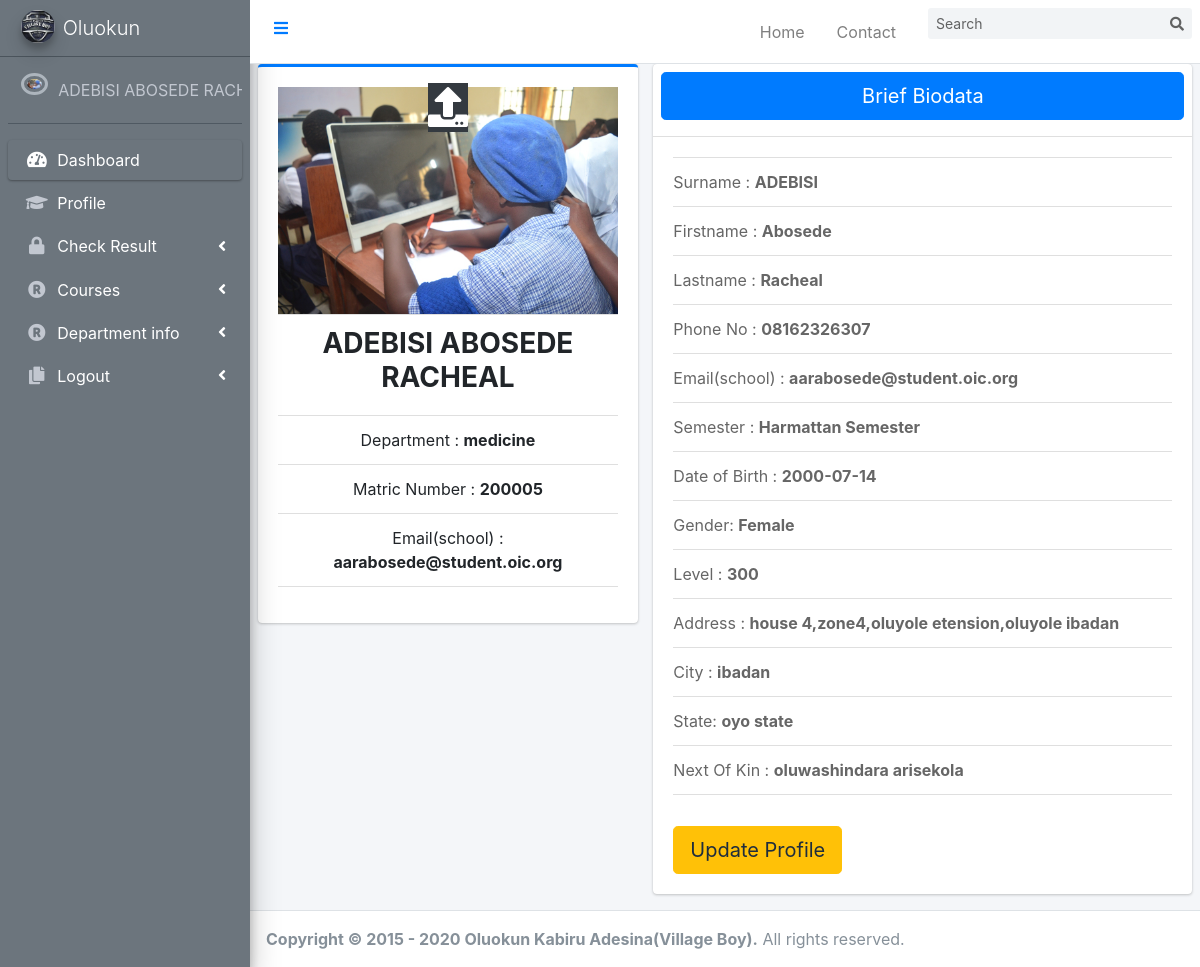
Page /student/studentUpdateProfile.php (signed in) on the committed database.
### tables this page shows
CREATE TABLE `student` (
  `id` int(6) NOT NULL,
  `SurName` varchar(30) NOT NULL,
  `FirstName` varchar(30) NOT NULL,
  `LastName` varchar(30) NOT NULL,
  `email` varchar(30) NOT NULL,
  `Phone_Number` varchar(50) NOT NULL,
  `password` varchar(50) NOT NULL,
  `Level` varchar(50) NOT NULL,
  `matricNo` varchar(10) NOT NULL,
  `CurrentSemester` varchar(30) NOT NULL,
  `Department` varchar(255) NOT NULL,
  `Faculty` varchar(50) NOT NULL,
  `state` varchar(50) NOT NULL,
  `city` varchar(50) NOT NULL,
  `Address` varchar(50) NOT NULL,
  `dob` varchar(50) NOT NULL,
  `gender` varchar(50) NOT NULL,
  `profilePicture` text NOT NULL,
  `NextOfKin` varchar(100) NOT NULL,
  `CGPA` varchar(5) NOT NULL,
  `class` varchar(50) NOT NULL,
  `StudentId` varchar(50) NOT NULL,
  `reg_date` timestamp NOT NULL DEFAULT current_timestamp() ON UPDATE current_timestamp()
);

### student/studentUpdateProfile.php (the view, shortened to what this page needs)
<?php
     if(isset($_SESSION['studentLogin'])){
    include('header.php');
    include("../includes/connection.php");
    $user =$_SESSION['studentLogin'];
    $stmt = "SELECT* FROM student WHERE email = '$user'|| Phone_Number = '$user'|| matricNo = '$user'";
    $qe = mysqli_query($conn, $stmt);
    $student = mysqli_fetch_array($qe);
    $name = htmlentities(strtoupper( $student['SurName']." ".$student['FirstName']." ".$student['LastName']));
    ?>
<!DOCTYPE html>
<html lang="en">
<head>
    <link rel="stylesheet" href=>
</head>
<?php
    include('sidebar.php');
    ?>
<body>
<div class="content-wrapper">
<div class="container-fluid">
        <div class="row">
          <div class="col-md-5">
            <div class="card card-primary card-outline">
              <div class="card-body box-profile">
                <div class="text-center">
                  <img class="img-fluid card-img"
                       src="<?php
                        if(!empty($student['profilePicture'])){
                            echo htmlentities($student['profilePicture']);
                        }else{
                            echo "../image/login.png";
                        }
                       ?>"
                       alt="User profile picture">
                       <div class="carousel-caption card-img-overlay">
                        <a href="#profilePicture"  data-toggle="modal"><span style="font-size: 40px;" class="bg-dark text-light"><i class="fa fa-upload"></i></span></a>
                    </div>
                    <ul class="list-group list-group-unbordered mb-3">
                    <li class="list-group-item"><h3><b><?php echo $name ?></b></h3></li>
                    <li class="list-group-item">Department : <b><?php
                        if(!empty($student['Department'])){
                            echo htmlentities($student['Department']);
                        }else{
                            echo "<span style ='color:red'>Not Yet Set</span>";
                        }
                       ?></b></li>
                       <li class="list-group-item">Matric Number : <b><?php
                        if(!empty($student['matricNo'])){
                            echo htmlentities($student['matricNo']);
                        }else{
                            echo "<span style ='color:red'>Not Yet Set</span>";
                        }
                       ?></b></li>
                    <li class="list-group-item">Email(school) : <b><?php echo ($student['email'])?></b></li>
                    </ul>
                </div>
              </div>
            </div>
        </div>
          <div class="col-md-7">
            <div class="card">
              <div class="card-header p-2">
                  <h1 class="text-center btn btn-primary btn-lg btn-block"> Brief Biodata</h1>
              </div>
              <div class="card-body">
                <div class="tab-content">
                  <div class="active tab-pane" id="activity">
                    <div class="post">
                      <div class="user-block">
                          <ul class="list-group list-group-unbordered mb-3">
                          <li class="list-group-item">Surname : <b><?php echo strtoupper($student['SurName'])?></b></li>
                          <li class="list-group-item">Firstname : <b><?php echo ucfirst ($student['FirstName'])?></b></li>
                          <li class="list-group-item">Lastname : <b><?php echo ucfirst($student['LastName'])?></b></li>
                          <li class="list-group-item">Phone No : <b><?php echo ($student['Phone_Number'])?></b></li>
                          <li class="list-group-item">Email(school) : <b><?php echo ($student['email'])?></b></li>
                          <li class="list-group-item">Semester : <b><?php
                        if(!empty($student['CurrentSemester'])){
                            echo htmlentities($student['CurrentSemester']);
                        }else{
                            echo "<span style ='color:red'>Not Yet Set</span>";
                        }
                       ?></b></li>
                          <li class="list-group-item">Date of Birth : <b><?php
                        if(!empty($student['dob'])){
                            echo htmlentities($student['dob']);
                        }else{
                            echo "<span style ='color:red'>Not Yet Set</span>";
                        }
                       ?></b></li>
                       <li class="list-group-item">Gender: <b><?php
                        if(!empty($student['gender'])){
                            echo htmlentities($student['gender']);
                        }else{
                            echo "<span style ='color:red'>Not Yet Set</span>";
                        }
                       ?></b></li>
                          <li class="list-group-item">Level : <b><?php
                        if(!empty($student['Level'])){
                            echo htmlentities($student['Level']);
                        }else{
                            echo "<span style ='color:red'>Not Yet Set</span>";
                        }
                       ?></b></li>
                          <li class="list-group-item">Address : <b><?php
                        if(!empty($student['Address'])){
                            echo htmlentities($student['Address']);
                        }else{
                            echo "<span style ='color:red'>Not Yet Set</span>";
                        }
                       ?></b></li>
                          <li class="list-group-item">City : <b><?php
                        if(!empty($student['city'])){
                            echo htmlentities($student['city']);
                        }else{
                            echo "<span style ='color:red'>Not Yet Set</span>";
                        }
                       ?></b></li>
                          <li class="list-group-item">State: <b><?php
                        if(!empty($student['state'])){
                            echo htmlentities($student['state']);
                        }else{
                            echo "<span style ='color:red'>Not Yet Set</span>";
                        }
                       ?></b></li>
                          <li class="list-group-item">Next Of Kin : <b><?php
                        if(!empty($student['NextOfKin'])){
                            echo htmlentities($student['NextOfKin']);
                        }else{
                            echo "<span style ='color:red'>Not Yet Set</span>";
                        }
                       ?></b></li>
                          </ul>
                      </div>
                      <a href="#profiledetails" class="text-center btn btn-warning btn-lg" data-toggle="modal"> <span>Update Profile</span></a>
                   </div>
                  </div>
                </div>
              </div>
            </div>
          </div>
        </div>
      </div>
    </div>
<?php include('footer.php'); ?>
</body>
</html>
<?php
    }
    else{
        header('location:../index.php');
    }
    ?>

### student/sidebar.php (shortened to what this page needs)
<?php
  if(isset($_SESSION['studentLogin'])){
    include("../includes/connection.php");
    $user =$_SESSION['studentLogin'];
    $stmt = "SELECT* FROM student WHERE email = '$user'|| Phone_Number = '$user'";
    $qe = mysqli_query($conn, $stmt);
    $students = mysqli_fetch_array($qe);
    $names = htmlentities(strtoupper( $students['SurName']." ".$students['FirstName']." ".$students['LastName']));
?>
<aside class="main-sidebar sidebar-dark-secondary elevation-4 bg-secondary" style="position:fixed; top: 0px; left: 0px; z-index: 1;">
    <a href="../index.php" class="brand-link">
      <img src="../image/village boy logo.jpg" alt="Logo" class="brand-image img-circle elevation-3"
           style="opacity: .8">
      <span class="brand-text font-weight-light">Oluokun</span>
    </a>
    <div class="sidebar">
      <div class="user-panel mt-3 pb-3 mb-3 d-flex">
        <div class="image">
        <img class="profile-user-img img-fluid img-circle"
                       src="<?php
                        if(!empty($student['profilePicture'])){
                            echo htmlentities($student['profilePicture']);
                        }else{
                            echo "<span style ='color:red'>Not Yet Set</span>";
                        }
                       ?>"
                       alt="User profile picture">                    </div>
        <div class="info">
          <a href="index.php" class="d-block"><?php echo $names;?> </a>
        </div>
      </div>
      <nav class="mt-2">
        <ul class="nav nav-pills nav-sidebar flex-column" data-widget="treeview" role="menu" data-accordion="false">
          <li class="nav-item has-treeview menu-open">
            <a href="index.php" class="nav-link active">
              <i class="nav-icon fas fa-tachometer-alt"></i>
              <p>
                Dashboard
              </p>
            </a>
          </li>
          <li class="nav-item">
              <a href="studentUpdateProfile.php" class="nav-link">
                <i class="fas fa-graduation-cap nav-icon"></i>
                <p>Profile</p>
              </a>
            </li>
            <li class="nav-item has-treeview">
              <a href="#" class="nav-link">
                <i class="nav-icon fa fa-lock"></i>
                <p>
                  Check Result
                  <i class="fas fa-angle-left right"></i>
                </p>
              </a>
            </li>
          <li class="nav-item has-treeview">
          <a href="#" class="nav-link">
            <i class="nav-icon fa fa-registered"></i>
            <p>
              Courses
              <i class="fas fa-angle-left right"></i>
            </p>
          </a>
        </li>
        <li class="nav-item has-treeview">
          <a href="#" class="nav-link">
            <i class="nav-icon fa fa-registered"></i>
            <p>
              Department info
              <i class="fas fa-angle-left right"></i>
            </p>
          </a>
        </li>
           <li class="nav-item has-treeview">
            <a href="Logout.php" class="nav-link">
              <i class="nav-icon fas fa-copy"></i>
              <p>
                Logout
                <i class="fas fa-angle-left right"></i>
              </p>
            </a>
          </li>
        </ul>
      </nav>
    </div>
  </aside>
  <?php
  }
  ?>

### css/style.css (style rules this page uses)
aside { position: fixed; z-index: 1; top: 0; left: 0; }
nav ul li a.nav-link p { text-decoration: none; color: white; }

### rows in the picture
student: profilePicture (picture), names "ADEBISI ABOSEDE…", name "ADEBISI ABOSEDE RACHEAL", Department "medicine", matricNo "200005", email "aarabosede@student.oic.org", SurName "ADEBISI", FirstName "Abosede", LastName "Racheal", Phone_Number "08162326307", CurrentSemester "Harmattan Semester", dob "2000-07-14", gender "Female", Level "300", Address "house 4,zone4,oluyole etension,oluyole ibadan", city "ibadan", state "oyo state", NextOfKin "oluwashindara arisekola"

### other values in the picture
Date('Y') "2020"
